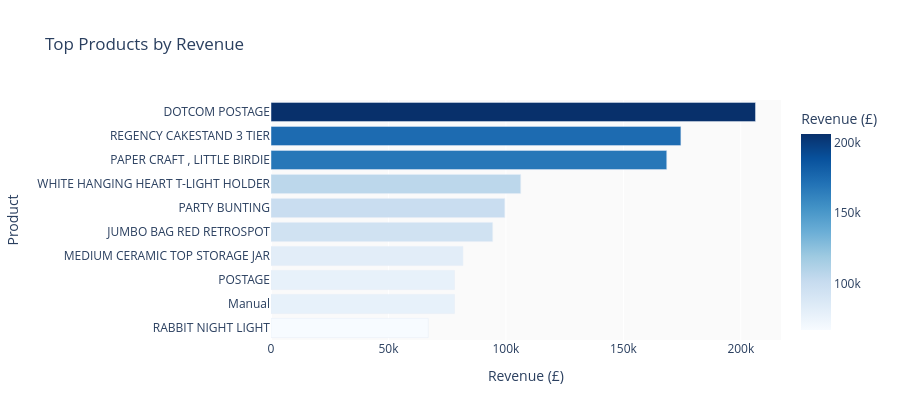

Notebook source saved alongside this figure:
### Code cell
# Top 10 products
top10    = top_products(df, n=10)
fig_top  = plot_top_products(top10)
fig_top.write_html("../outputs/plotly_top_products.html")
fig_top.write_image("../outputs/plotly_top_products.png", scale=2)
fig_top.show()

### Figure 1 — Plotly figure (JSON) as saved in the notebook; plotly's stock layout.template omitted (floating-point values rounded to 4 significant figures)
{"data": [{"hovertemplate": "Revenue (£)=%{marker.color}<br>Product=%{y}<extra></extra>", "legendgroup": "", "marker": {"color": [66960.0, 78110.0, 78120.0, 81700.0, 94340.0, 99500.0, 106300.0, 168500.0, 174500.0, 206200.0], "coloraxis": "coloraxis", "pattern": {"shape": ""}}, "name": "", "orientation": "h", "showlegend": false, "textposition": "auto", "type": "bar", "x": [66960.0, 78110.0, 78120.0, 81700.0, 94340.0, 99500.0, 106300.0, 168500.0, 174500.0, 206200.0], "xaxis": "x", "y": ["RABBIT NIGHT LIGHT", "Manual", "POSTAGE", "MEDIUM CERAMIC TOP STORAGE JAR", "JUMBO BAG RED RETROSPOT", "PARTY BUNTING", "WHITE HANGING HEART T-LIGHT HOLDER", "PAPER CRAFT , LITTLE BIRDIE", "REGENCY CAKESTAND 3 TIER", "DOTCOM POSTAGE"], "yaxis": "y"}], "layout": {"barmode": "relative", "coloraxis": {"colorbar": {"title": {"text": "Revenue (£)"}}, "colorscale": [[0, "rgb(247,251,255)"], [0.125, "rgb(222,235,247)"], [0.25, "rgb(198,219,239)"], [0.375, "rgb(158,202,225)"], [0.5, "rgb(107,174,214)"], [0.625, "rgb(66,146,198)"], [0.75, "rgb(33,113,181)"], [0.875, "rgb(8,81,156)"], [1, "rgb(8,48,107)"]]}, "height": 420, "legend": {"tracegroupgap": 0}, "plot_bgcolor": "#FAFAFA", "showlegend": false, "title": {"text": "Top Products by Revenue"}, "xaxis": {"anchor": "y", "domain": [0, 1], "title": {"text": "Revenue (£)"}}, "yaxis": {"anchor": "x", "domain": [0, 1], "title": {"text": "Product"}}}}
